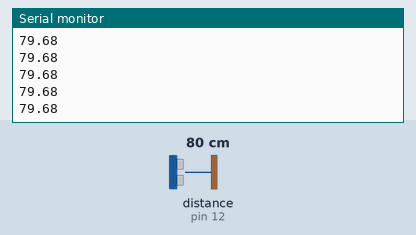
This sketch was run on a simulated Arduino Uno, built with avr-gcc and run on an emulated ATmega328P. Shown: the last lines printed to the serial monitor. Wiring (inferred from the names in the program): ultrasonic range finder: trigger pin 13; echo pin 12. The test bench sets the inputs (shaded band); at power-on: distance to the obstacle (sensor on pin 12) 80 cm. The echo pulse lasts 58.3 µs per cm.

Above: at 1.2 s.
1.3 s: distance to the obstacle (sensor on pin 12) set to 2 cm
At 1.38 s:
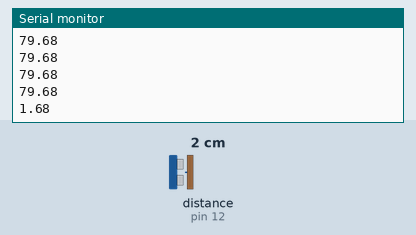
2.8 s: distance to the obstacle (sensor on pin 12) set to 4 cm
At 2.89 s:
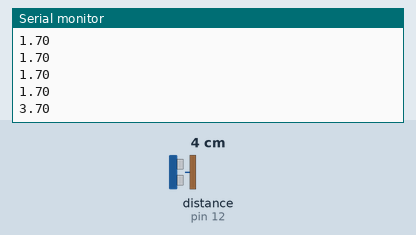
Timing chart, 0 to 5.8 s (numbered marks = the images above; inputs shaded):
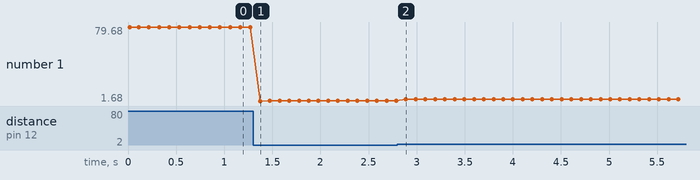

Measured:
- after the input at 1.3 s, the serial monitor: prints a new line after 0.07 s (image 1)
- after the input at 2.8 s, the serial monitor: prints a new line after 0.09 s (image 2)
- plotted number 1: 79.68 → 1.7 after the input at 1.3 s, 1.7 → 3.7 after the input at 2.8 s

The sketch:

Distance_sensor_code.ino
```cpp
// C++ code
//
const int trig = 13; //Declare variable "trig" as integer to store trigger data at pin 13
const int echo = 12; //Declare variable "echo" as integer to store echo data at pin 12

float duration, distance; //Declaring varibles for distance and duration

void setup()
{

  pinMode(trig, OUTPUT); //Setup trig as output
  pinMode(echo, INPUT);  //Setup echo as input

  pinMode(2, INPUT);
  pinMode(3, INPUT);
  pinMode(4, INPUT);   //Setup pins 2,3,4 as input


  Serial.begin(9600); //Starting the serial monitor
  Serial.println("Setup complete"); //Checking the Serial monitor is ON
}

void loop()
{
  digitalWrite(trig, LOW); //To make sure the trig pin is off at the start
  delayMicroseconds (2);

  digitalWrite(trig, HIGH);
  delayMicroseconds (10); //Using trigger pin to send a pulse for 10 microseconds

  digitalWrite(trig, LOW);// Turning trig off

  duration = pulseIn(echo, HIGH); //Pulse as the duration

  distance = (duration*.0343)/2; //Distance is the duration muiltiplied by the speed of sound which is 0.0343 centimeter/microsecond
                                  //The distance is doubled since it travels to the target and back again, so we need to divide it by 2

  Serial.println(distance);// displaying the distance in centimeters


  delay(100);

    if (distance >=150) // if statement to turn on LEDs as object moves closer to sensor
  {
    digitalWrite(4, LOW);
    digitalWrite(3, LOW);
    digitalWrite(2, LOW);
  }
  else if (distance >= 100)
  {
    digitalWrite(4, HIGH);
    digitalWrite(3, LOW);
    digitalWrite(2, LOW);
  }

  else if (distance >= 50)

  {
    digitalWrite(4, HIGH);
    digitalWrite(3, HIGH);
    digitalWrite(2, LOW);
  }

  else

  {
    digitalWrite(4, HIGH);
    digitalWrite(3, HIGH);
    digitalWrite(2, HIGH);
  }
}
```
